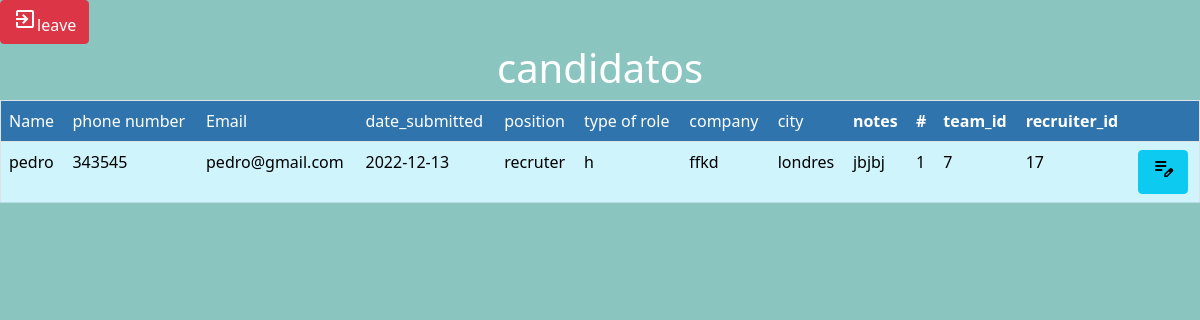
The app's page /admin/CANDIDATOS/muestra_candidatos.php (signed in) with its own data.
### tables this page shows
CREATE TABLE `candidates` (
  `name` varchar(100) NOT NULL,
  `phone_number` varchar(12) DEFAULT NULL,
  `email` varchar(100) DEFAULT NULL,
  `date_submitted` date NOT NULL,
  `position` varchar(100) NOT NULL,
  `type_of_role` varchar(6) NOT NULL,
  `company` varchar(50) NOT NULL,
  `city` varchar(50) NOT NULL,
  `notes` varchar(50) NOT NULL,
  `candidates_id` bigint(250) NOT NULL,
  `team_id` int(3) NOT NULL,
  `recruiter_id` bigint(20) NOT NULL
);

### admin/CANDIDATOS/muestra_candidatos.php (the view, shortened to what this page needs)
<?php
include("../conexion.php");
?>
<!DOCTYPE html>
<html>
    <head>
    </head>
	 <body>
     <a  class="btn btn-danger" href='/LOGIN ROLES/admin/index.php'><span class="material-symbols-outlined">
        </span>leave</a>
     <link href="https://cdn.jsdelivr.net/npm/bootstrap@5.0.2/dist/css/bootstrap.min.css" rel="stylesheet">
        <center>
        <h1>candidatos</h1>
        </center>
<center>
    <table border="1" class="table table-striped" >
        <tr style="background:#337ab7; color:WHITE;" >
      <td>Name</td>
      <td>phone number</td>
      <td>Email</td>
      <td>date_submitted</td>
      <td>position</td>
      <td>type of role</td>
      <td>company</td>
      <td>city</td>
      <th>notes</th>
      <th>#</th>
      <th>team_id</th>
      <th>recruiter_id</th>
      <th></th>
        </tr>
        <?php
        $consulta=$con->query("SELECT * FROM candidates");
        while($row=$consulta->fetch_array()){
        ?>
        <tr class="table-info">
        <td><?php echo $row['name'] ?></td>
        <td><?php echo $row['phone_number'] ?></td>
        <td><?php echo $row['email'] ?></td>
        <td><?php echo $row['date_submitted'] ?></td>
        <td><?php echo $row['position'] ?></td>
        <td><?php echo $row['type_of_role'] ?></td>
        <td><?php echo $row['company'] ?></td>
        <td><?php echo $row['city'] ?></td>
        <td><?php echo $row['notes'] ?></td>
        <td><?php echo $row['candidates_id'] ?></td>
        <td><?php echo $row['team_id'] ?></td>
        <td><?php echo $row['recruiter_id'] ?></td>
        <td><a href="modificar_candidatos.php?  id=<?php echo $row['candidates_id']?>" class="btn btn-info" > <span class="material-symbols-outlined">
        </span>    </a></td>
        <?php
        }
        ?>
        </table>
        </center>
	</body>
</html>

### admin/CANDIDATOS/muestra_candidatos.php (style rules this page uses)
body { background-color: #8AC6BF; }
h1 { color: white; }

### records on screen
candidates: name "pedro", phone_number "343545", email "pedro@gmail.com", date_submitted "2022-12-13", position "recruter", type_of_role "h", company "ffkd", city "londres", notes "jbjbj", candidates_id "1", team "7", recruiter "17"
